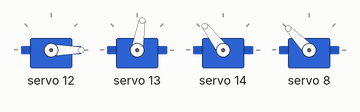
Bench run of a sketch on a simulated Arduino Uno, built with avr-gcc and run on an emulated ATmega328P. On the bench: 4 × servo.

Above: at 0.55 s.
At 2.1 s:
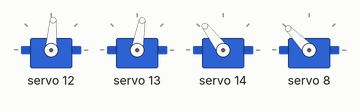
At 3.65 s:
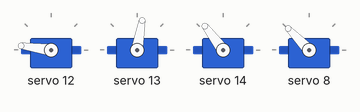
At 6.8 s:
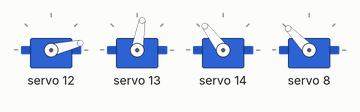
Timing chart, 0 to 10.9 s (numbered marks = the images above):
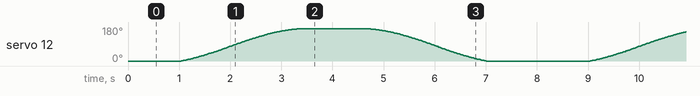

The sketch:

Servo_Movement_Test.ino
```cpp
#include <Wire.h>
#include <Adafruit_PWMServoDriver.h>
#include "Arduino.h"
#include <math.h>

Adafruit_PWMServoDriver pwm = Adafruit_PWMServoDriver(0x40);

constexpr uint8_t SERVO_CHANNELS[] = {12, 13, 14, 10, 8};
constexpr int16_t INITIAL_ANGLES[] = {90, 90, -90, 0, 0};
constexpr int16_t LOGICAL_MIN_ANGLES[] = {0, 0, -150, -90, -90};
constexpr int16_t LOGICAL_MAX_ANGLES[] = {180, 180, 30, 90, 90};
constexpr bool CENTERED_POSITIVE_INCREASES_PWM[] = {false, false, false, false, true};
constexpr uint8_t SERVO_COUNT = sizeof(SERVO_CHANNELS) / sizeof(SERVO_CHANNELS[0]);

constexpr uint16_t SERVO_MIN_PULSE[] = {85, 100, 140, 150, 150};
constexpr uint16_t SERVO_MAX_PULSE[] = {475, 480, 500, 640, 640};
constexpr uint16_t STANDARD_CENTER_PULSE[] = {280, 280, 380, 395, 395};
constexpr int16_t CENTERED_RANGE_DEGREES = 90;
constexpr int16_t HALF_PULSE_RANGE[] = {235, 235, 235, 245, 245};

// Replaces SMOOTH_MIN_STEP_PULSE / SMOOTH_MAX_STEP_PULSE / SMOOTH_STEP_DELAY_MS
constexpr uint16_t SMOOTH_MOVE_DURATION_MS = 3000;  // total travel time in ms
constexpr uint8_t  SMOOTH_UPDATE_INTERVAL_MS = 20; // PWM update rate (~50 Hz)

// --- Motion state ---------------------------------------------------------
struct ServoMotion {
  uint16_t startPulse;
  uint16_t targetPulse;
  uint32_t startTime;
  uint32_t duration;
  bool     active;
};

ServoMotion servoMotions[SERVO_COUNT];

// --- API ------------------------------------------------------------------
void startServoMove(uint8_t servoIndex, uint16_t targetPulse,
                    uint16_t currentPulse,
                    uint32_t duration = SMOOTH_MOVE_DURATION_MS) {
  ServoMotion& m = servoMotions[servoIndex];
  m.startPulse  = currentPulse;
  m.targetPulse = targetPulse;
  m.startTime   = millis();
  m.duration    = duration;
  m.active      = true;
}

// Returns true while any servo is still moving.
bool updateServos() {
  const uint32_t now = millis();
  bool anyActive = false;

  for (uint8_t i = 0; i < SERVO_COUNT; i++) {
    ServoMotion& m = servoMotions[i];
    if (!m.active) continue;

    const uint32_t elapsed = now - m.startTime;

    if (elapsed >= m.duration) {
      pwm.setPWM(SERVO_CHANNELS[i], 0, m.targetPulse);
      m.active = false;
      Serial.println(" | DONE");
      continue;
    }

    const float t     = (float)elapsed / (float)m.duration;
    const float eased = (1.0f - cosf(t * M_PI)) * 0.5f;
    const float raw = m.startPulse + eased * ((int32_t)m.targetPulse - (int32_t)m.startPulse);
    const uint16_t pulse = (uint16_t)constrain(raw,
                              min(m.startPulse, m.targetPulse),
                              max(m.startPulse, m.targetPulse));

    pwm.setPWM(SERVO_CHANNELS[i], 0, pulse);
    anyActive = true;
  }

  return anyActive;
}

// Blocking helper — starts a move and waits for it to finish.
// Keeps the same call signature your loop() already uses.
void moveServoSmooth(uint8_t servoIndex, uint16_t targetPulse, uint16_t currentPulse) {
  startServoMove(servoIndex, targetPulse, currentPulse);
  while (updateServos()) {
    delay(SMOOTH_UPDATE_INTERVAL_MS);
  }
}

// --- Arduino entry points -------------------------------------------------
void setup() {
  Wire.begin();
  pwm.begin();
  pwm.setPWMFreq(50);
  delay(10);
  // Snap all servos to their start position immediately on boot
  // for (uint8_t i = 0; i < SERVO_COUNT; i++)
  // {
  //   pwm.setPWM(SERVO_CHANNELS[i], 0, SERVO_MIN_PULSE[i]);
  // }
  pwm.setPWM(12, 0, SERVO_MIN_PULSE[0]);
  pwm.setPWM(13, 0, STANDARD_CENTER_PULSE[1]);
  pwm.setPWM(14, 0, STANDARD_CENTER_PULSE[2]);
  pwm.setPWM(8, 0, STANDARD_CENTER_PULSE[4]);
  delay(500); // give servos time to reach start position
}

void loop() {
  const uint8_t k = 0;
  moveServoSmooth(k, SERVO_MAX_PULSE[k], SERVO_MIN_PULSE[k]);
  delay(1000);
  moveServoSmooth(k, SERVO_MIN_PULSE[k], SERVO_MAX_PULSE[k]);
  delay(1000);
}
```
